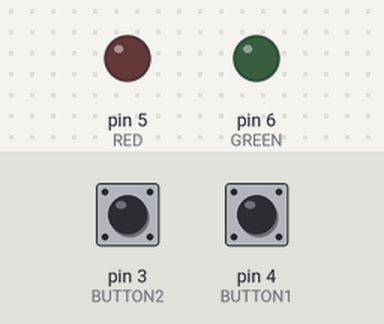
A sketch run on a simulated Arduino Uno, built with avr-gcc and run on an emulated ATmega328P. Shown: output pins drawn as LEDs (lit = HIGH). Inputs (shaded band) come from the test bench; at power-on: pin 3 (BUTTON2) LOW, pin 4 (BUTTON1) LOW.

Above: at 1.2 s.
1.3 s: pin 3 (BUTTON2) pulled HIGH for 0.15 s
At 1.37 s:
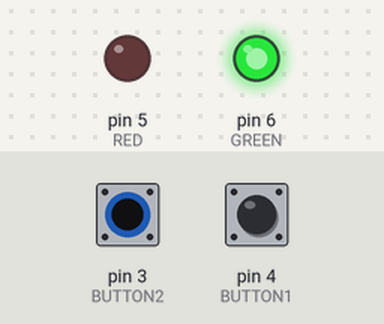
2.9 s: pin 4 (BUTTON1) pulled HIGH for 0.15 s
At 2.97 s:
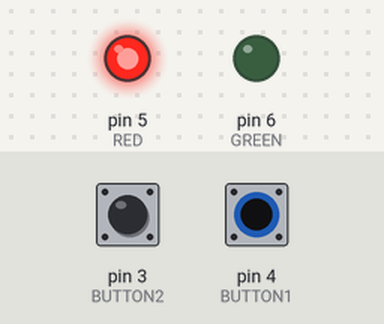
4.5 s: pin 4 (BUTTON1) pulled HIGH for 3.2 s
At 8.0 s:
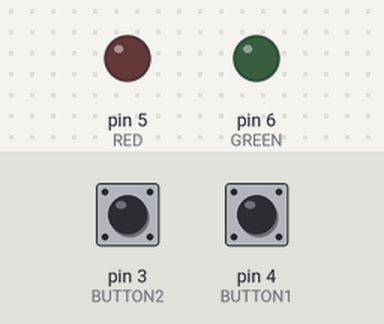
9.2 s: pin 3 (BUTTON2) pulled HIGH for 3.2 s
At 10.4 s:
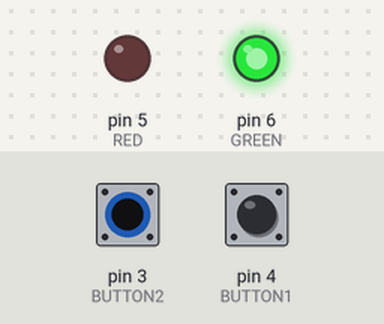
13.9 s: pin 3 (BUTTON2) driven HIGH and pin 4 (BUTTON1) driven HIGH
At 15.2 s:
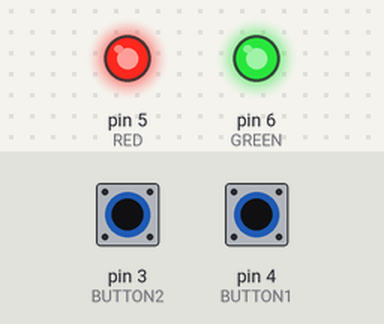
Timing chart, 0 to 16.4 s (numbered marks = the images above; inputs shaded):
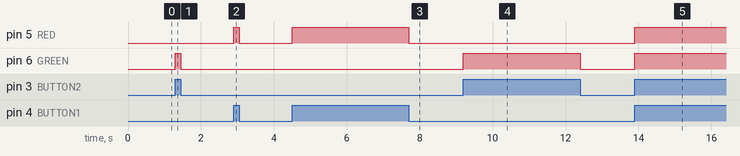

Measured:
- after the input at 1.3 s, pin 6 (GREEN): LOW → HIGH at once, → LOW 0.15 s later
- after the input at 2.9 s, pin 5 (RED): LOW → HIGH at once, → LOW 0.15 s later
- after the input at 4.5 s, pin 5 (RED): LOW → HIGH at once, → LOW 3.2 s later
- after the input at 9.2 s, pin 6 (GREEN): LOW → HIGH at once, → LOW 3.2 s later
- after the input at 13.9 s, pin 5 (RED), pin 6 (GREEN): LOW → HIGH at once

The sketch:

aula02.ino
```cpp
const int GREEN = 6;
const int RED = 5;
const int BUTTON1 = 4;
const int BUTTON2 = 3;

void setup() {
  pinMode(GREEN, OUTPUT);
  pinMode(RED, OUTPUT);
  pinMode(BUTTON1, INPUT);
  pinMode(BUTTON2, INPUT);
}

void loop() {
  digitalWrite(RED, digitalRead(BUTTON1) == HIGH ? HIGH : LOW);
  digitalWrite(GREEN, digitalRead(BUTTON2) == HIGH ? HIGH : LOW);
}
```
